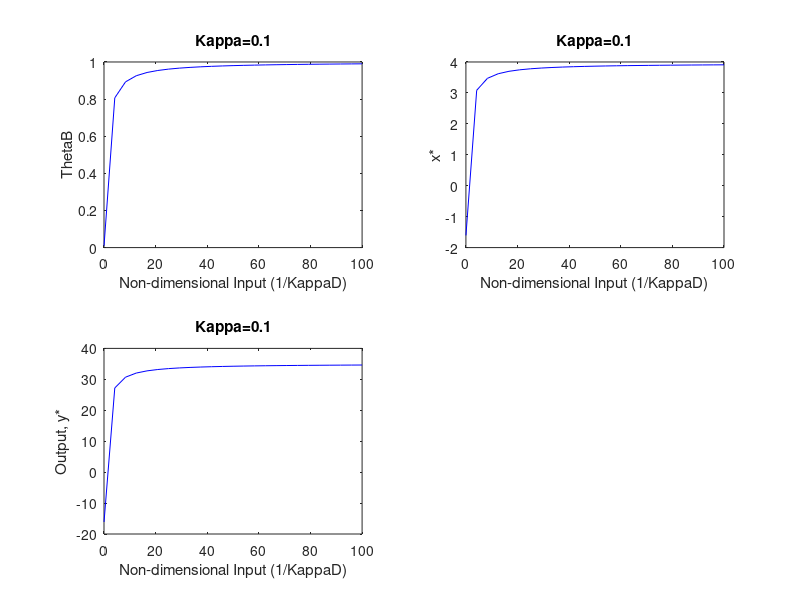
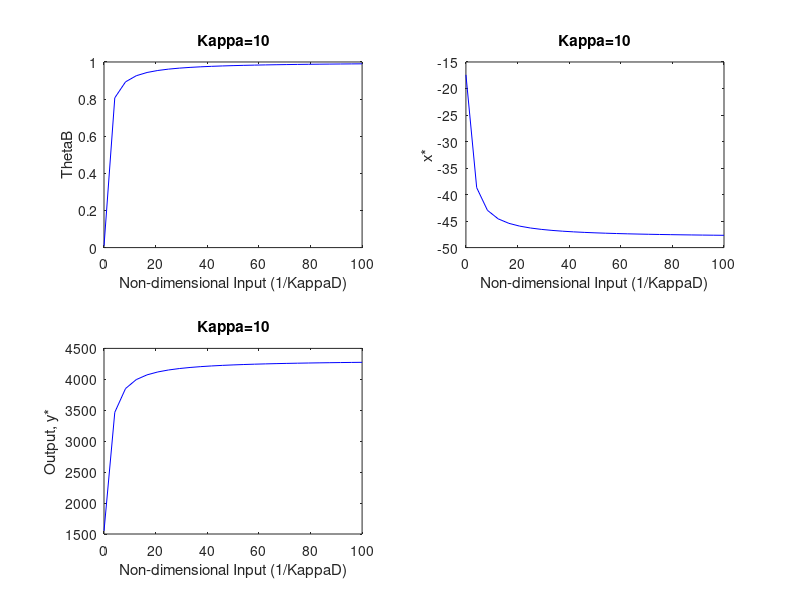

MATLAB code for these plots, in order:
% CHEME 5440, HW4 Q1
clear all
close all
% first set kappas=0.1, then to 10
K=0.1; 
K1=K; 
K2=K; 
K3=K; 
K4=K;

p=25; % number of points along x axis
%input=linspace(0.01,0.999,p); % where input=(1/KD)
input=linspace(0.01,100,p); % where input=(1/KD)
%input=linspace(0.01,5,p); % where input=(1/KD)


% initialize theta, x_roots, y_roots vectors
theta=zeros(1,p); 
x=zeros(1,p); 
y=zeros(1,p); 

a=zeros(1,p); 
b=zeros(1,p); 
c=zeros(1,p); 
d=zeros(1,p); 
e=zeros(1,p); 
f=zeros(1,p); 

for i=1:p
    %compute theta(i)
    theta(i)=(1/(1+(1/input(i)))); 
   
    % compute x_roots(i,:) [note roots will output a 1x2 vector]
    % Quadratic function: 0 = d(x^2) + ex + f
    d(i) = 5*theta(i) - 1; 
    e(i) = K1 + 1 + 5*theta(i)*K2 - 5*theta(i);
    f(i) = -5*theta(i)*K2; 
    
    %vector of only the positive roots of x 
    x(i)= -e(i) + sqrt(((e(i)^2)-(4*d(i)*f(i))))/(2*d(i)); 
   
    a(i) = -1 + 10*x(i);
    b(i) = -10*x(i) + 10*x(i)*K4 + K3 + 1;
    c(i) = -10*x(i)*K4;
    
    %vector of only the positive roots of y 
    y(i)= -b(i) + sqrt(((b(i)^2)-(4*a(i)*c(i))))/(2*a(i)); 
end
figure(1)
hold on 
subplot(2,2,1)
plot(input,theta,'b')
xlabel("Non-dimensional Input (1/KappaD)")
ylabel("ThetaB")
title("Kappa=0.1")
hold on 
subplot(2,2,2)
plot(input,x,'b')
xlabel("Non-dimensional Input (1/KappaD)")
ylabel("x*")
title("Kappa=0.1")
hold on 
subplot(2,2,3)
plot(input,y,'b')
xlabel("Non-dimensional Input (1/KappaD)")
ylabel("Output, y*")
title("Kappa=0.1")

hold off

%% Now let kappas=10
% CHEME 5440, HW4 Q1
clear all
close all
% first set kappas=0.1, then to 10
K=10; 
K1=K; 
K2=K; 
K3=K; 
K4=K;

p=25; % number of points along x axis
%input=linspace(0.001,0.999,p); % where input=(1/KD)
%input=linspace(0.01,10,p); % where input=(1/KD)
input=linspace(0.01,100,p); % where input=(1/KD)

% initialize theta, x_roots, y_roots vectors
theta=zeros(1,p); 
x=zeros(1,p); 
y=zeros(1,p); 

a=zeros(1,p); 
b=zeros(1,p); 
c=zeros(1,p); 
d=zeros(1,p); 
e=zeros(1,p); 
f=zeros(1,p); 

for i=1:p
    %compute theta(i)
    theta(i)=(1/(1+(1/input(i))));  
   
    % compute x_roots(i,:) [note roots will output a 1x2 vector]
    % Quadratic function: 0 = d(x^2) + ex + f
    d(i) = 5*theta(i) - 1; 
    e(i) = K1 + 1 + 5*theta(i)*K2 - 5*theta(i);
    f(i) = -5*theta(i)*K2; 
    
    %vector of only the positive roots of x 
    x(i)= -e(i) + sqrt(((e(i)^2)-(4*d(i)*f(i))))/(2*d(i)); 
    
    %compute y_roots(:,p)
    a(i) = -1 + 10*x(i);
    b(i) = -10*x(i) + 10*x(i)*K4 + K3 + 1;
    c(i) = -10*x(i)*K4;
    
    %vector of only the positive roots of y 
    y(i)= -b(i) + sqrt(((b(i)^2)-(4*a(i)*c(i))))/(2*a(i)); 
end
figure(2)
hold on 
subplot(2,2,1)
plot(input,theta,'b')
xlabel("Non-dimensional Input (1/KappaD)")
ylabel("ThetaB")
title("Kappa=10")
hold on 
subplot(2,2,2)
plot(input,x,'b')
xlabel("Non-dimensional Input (1/KappaD)")
ylabel("x*")
title("Kappa=10")
hold on 
subplot(2,2,3)
plot(input,y,'b')
xlabel("Non-dimensional Input (1/KappaD)")
ylabel("Output, y*")
title("Kappa=10")

hold off